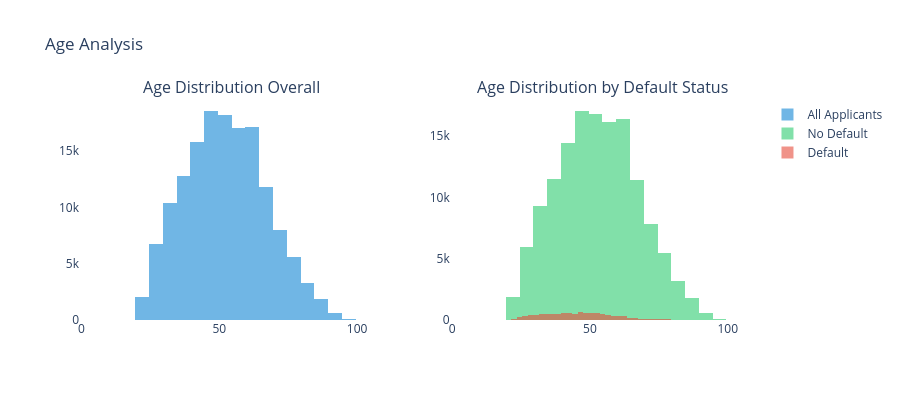

The notebook cell this image was saved under:
### Code cell
fig = make_subplots(rows=1, cols=2,
    subplot_titles=('Age Distribution Overall', 
                    'Age Distribution by Default Status'))

# Overall age histogram
fig.add_trace(
    go.Histogram(x=df['age'], nbinsx=50, 
                 marker_color='#3498DB', opacity=0.7,
                 name='All Applicants'),
    row=1, col=1
)

# Age by default status
for label, color, name in [(0, '#2ECC71', 'No Default'), 
                            (1, '#E74C3C', 'Default')]:
    fig.add_trace(
        go.Histogram(x=df[df['SeriousDlqin2yrs']==label]['age'],
                     nbinsx=50, marker_color=color, 
                     opacity=0.6, name=name),
        row=1, col=2
    )

fig.update_layout(
    title='Age Analysis', height=400,
    plot_bgcolor='white', barmode='overlay'
)
fig.show()

### Figure 1 — Plotly figure (JSON) as saved in the notebook; plotly's stock layout.template omitted (floating-point values rounded to 4 significant figures; data arrays with more than 128 entries replaced by an {"elided": "..."} marker saying what was removed)
{"data": [{"marker": {"color": "#3498DB"}, "name": "All Applicants", "nbinsx": 50, "opacity": 0.7, "type": "histogram", "x": {"elided": "150000 int values"}, "xaxis": "x", "yaxis": "y"}, {"marker": {"color": "#2ECC71"}, "name": "No Default", "nbinsx": 50, "opacity": 0.6, "type": "histogram", "x": {"elided": "139974 int values"}, "xaxis": "x2", "yaxis": "y2"}, {"marker": {"color": "#E74C3C"}, "name": "Default", "nbinsx": 50, "opacity": 0.6, "type": "histogram", "x": {"elided": "10026 int values"}, "xaxis": "x2", "yaxis": "y2"}], "layout": {"annotations": [{"font": {"size": 16}, "showarrow": false, "text": "Age Distribution Overall", "x": 0.225, "xanchor": "center", "xref": "paper", "y": 1, "yanchor": "bottom", "yref": "paper"}, {"font": {"size": 16}, "showarrow": false, "text": "Age Distribution by Default Status", "x": 0.775, "xanchor": "center", "xref": "paper", "y": 1, "yanchor": "bottom", "yref": "paper"}], "barmode": "overlay", "height": 400, "plot_bgcolor": "white", "title": {"text": "Age Analysis"}, "xaxis": {"anchor": "y", "domain": [0, 0.45]}, "xaxis2": {"anchor": "y2", "domain": [0.55, 1]}, "yaxis": {"anchor": "x", "domain": [0, 1]}, "yaxis2": {"anchor": "x2", "domain": [0, 1]}}}
